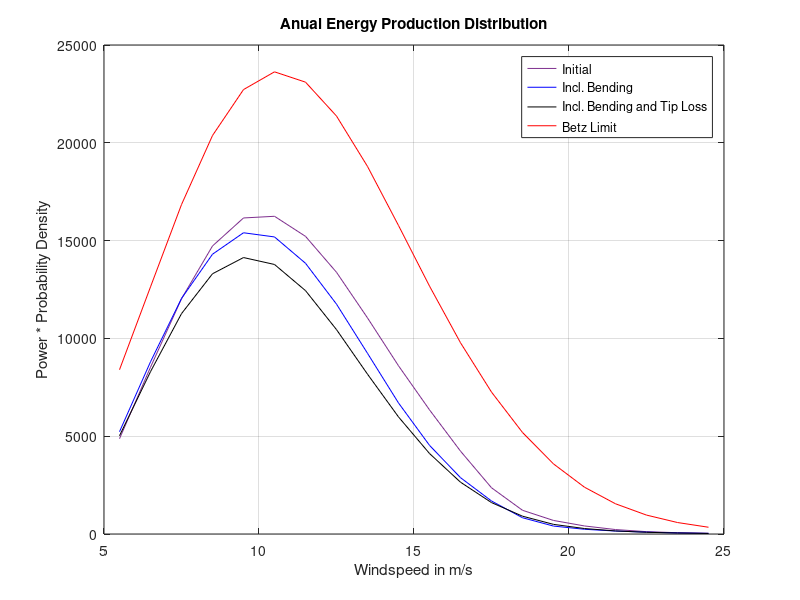

Here is the MATLAB script that generated this plot:
AEPSPEED1 = [42676782.52	74695257.88	105362662	128995948.5	141540784	142289818.6	133306907	117210109.6	96782271.73	75337734.1	55605297.03	37109139.36	20709682.2	10621928.62	6068957.562	3604483.231	1993267.199	1053325.797	573945.2306	326529.5148];
AEPSPEED2 = [45803995.04	77121507.41	105494637.6	125304406.7	134910204.6	133042986.5	121250500.9	102948286.3	80922368.42	58686963.28	39713948.75	25235853.69	14787435.53	7280902.61	3554132.472	2115276.132	1324430.573	826240.9514	486570.3295	272728.1184];
AEPSPEED3 = [43988953.43	72706058.87	98686169.45	116550579.9	123810155.6	120708944	108998840.4	91539388.43	71587052.09	52432934.27	36054230.05	23205559.57	14069438.6	7976594.155	4316146.351	2447702.671	1376129.625	769374.4797	436040.6676	240793.4388];
BETZ = [ 8399.04719	12634.3565	16841.88214	20372.43323	22720.95705	23628.01241	23101.21077	21368.45572	18791.61425	15772.37809	12674.86717	9777.627616	7256.265784	5190.192616	3583.68858	2391.920114	1545.077103	966.9316349	586.7952335	345.6065473];

    

V0 = 5.5:24.5;
%% Plot
figure()
plot(V0, AEPSPEED1/8760, '-', 'color',[0.4940, 0.1840, 0.5560])
hold on
plot(V0, AEPSPEED2/8760, '-b')
hold on
plot(V0, AEPSPEED3/8760, '-k')
hold on
plot(V0, BETZ, '-r')
title('Anual Energy Production Distribution')
ylabel('Power * Probability Density')
xlabel('Windspeed in m/s')
ylim([0 2.5e4])
legend({'Initial', 'Incl. Bending',  'Incl. Bending and Tip Loss', 'Betz Limit'}, 'location', 'NorthEast')
grid on
print -depsc C:\Users\xav_m\OneDrive\Documents\XAVI\University\Final_Year\HELICOPTERS\Coursework\Windturbine_Optimisation\Report\Figures\AEPFinal